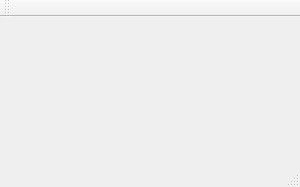
<?xml version="1.0" encoding="UTF-8"?>
<ui version="4.0">
 <class>MainWindow</class>
 <widget class="QMainWindow" name="MainWindow">
  <property name="geometry">
   <rect>
    <x>0</x>
    <y>0</y>
    <width>300</width>
    <height>187</height>
   </rect>
  </property>
  <property name="windowTitle">
   <string>MainWindow</string>
  </property>
  <widget class="QWidget" name="centralWidget">
   <layout class="QVBoxLayout" name="verticalLayout">
    <item alignment="Qt::AlignHCenter">
     <widget class="QLabel" name="label">
      <property name="font">
       <font>
        <pointsize>36</pointsize>
       </font>
      </property>
      <property name="text">
       <string/>
      </property>
     </widget>
    </item>
   </layout>
  </widget>
  <widget class="QMenuBar" name="menuBar">
   <property name="geometry">
    <rect>
     <x>0</x>
     <y>0</y>
     <width>300</width>
     <height>28</height>
    </rect>
   </property>
  </widget>
  <widget class="QToolBar" name="mainToolBar">
   <attribute name="toolBarArea">
    <enum>TopToolBarArea</enum>
   </attribute>
   <attribute name="toolBarBreak">
    <bool>false</bool>
   </attribute>
  </widget>
  <widget class="QStatusBar" name="statusBar"/>
 </widget>
 <layoutdefault spacing="6" margin="11"/>
 <resources/>
 <connections/>
</ui>
